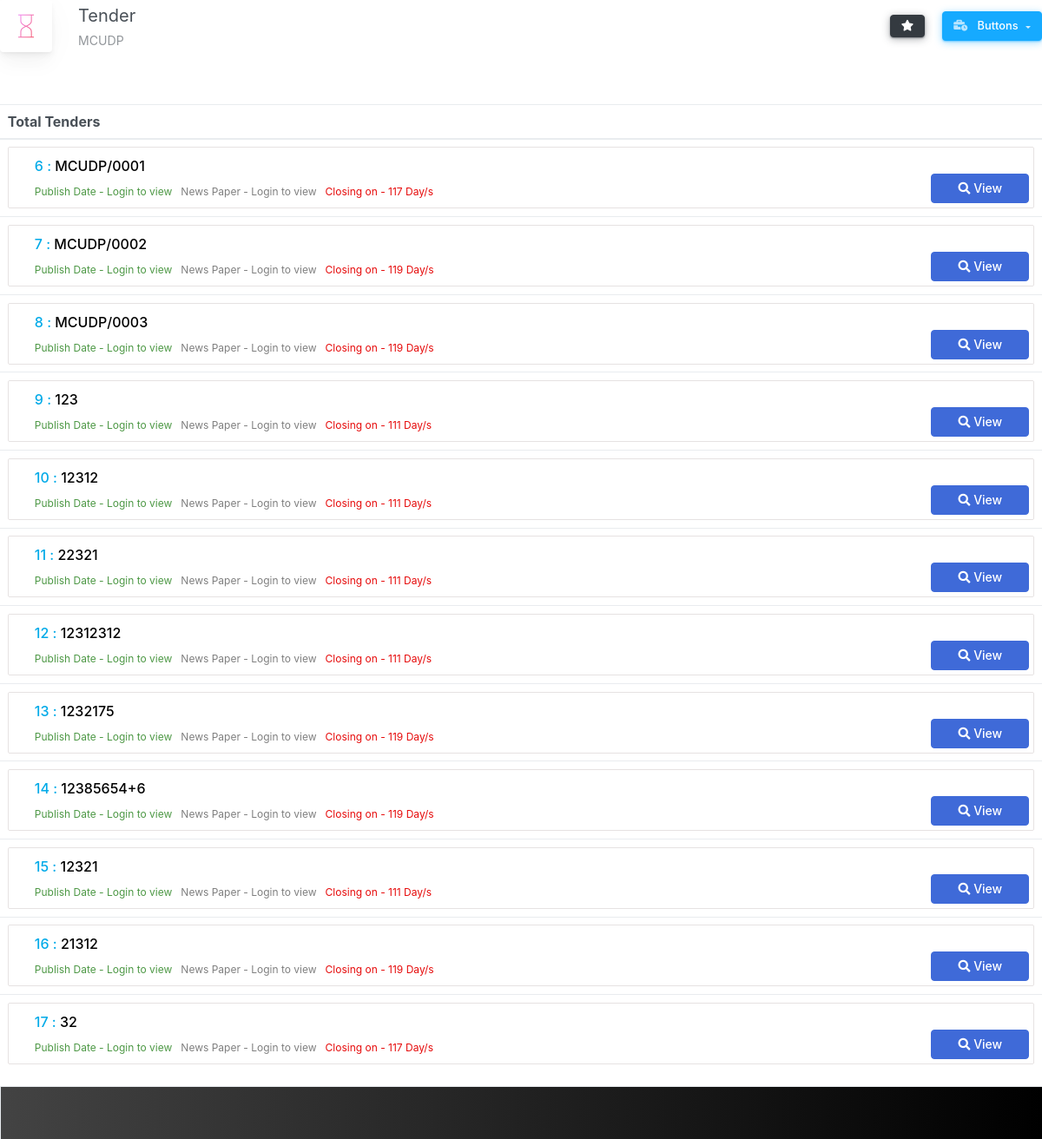
The app's page /index.php/tenders/Index with its own data.
### tables this page shows
CREATE TABLE `tender` (
  `tender_id` int(11) NOT NULL AUTO_INCREMENT,
  `reference_no` varchar(40) NOT NULL,
  `effective_date_time` datetime NOT NULL,
  `expire_date_time` datetime NOT NULL,
  `pre_bid_meeting_date_time` datetime NOT NULL,
  `non_refundable_fee` double NOT NULL,
  `bid_security_amount` double NOT NULL,
  `bid_security_expire_date` date NOT NULL,
  `advertisement_file_name` varchar(50) NOT NULL,
  `system_date_time` timestamp NOT NULL DEFAULT CURRENT_TIMESTAMP ON UPDATE CURRENT_TIMESTAMP,
  PRIMARY KEY (`reference_no`),
  UNIQUE KEY `tender_id` (`tender_id`)
);

### application/controllers/Tenders.php (called while the page is built, shortened)
<?php
class Tenders extends CI_Controller {
	function __Construct()
	{
		$this->load->database();
		$this->load->helper('url_helper');
		$this->load->helper('form');
		$this->load->library('form_validation');
	}
	public function Index()
	{
		$this->load->model('Tender');
		$this->load->view('tenders', $this->Tender->tender_details());
	}
}
?>

### index.php (called while the page is built, shortened)
<?php
require_once BASEPATH.'core/CodeIgniter.php';

### application/models/Tender.php (called while the page is built, shortened)
<?php defined('BASEPATH') OR exit('No direct script access allowed');
class Tender extends CI_Model {
	public function tender_details(){
		$a['all_data']=$this->LoadData();
		return $a;
	}
	public function LoadData(){
		$sql = "SELECT tender_id,reference_no,DATEDIFF(CURRENT_DATE(),expire_date_time) AS expire FROM tender";
		$query = $this->db->query($sql)->result();
		return $query;
	}
}
?>

### application/views/tenders.php (the view, shortened to what this page needs)
<doctype html>
 <html lang="en">
 <head>
  <link href="<?=base_url()?>main.css" rel="stylesheet">
</head>
<body>
  <div class="app-main__outer">
   <div class="app-main__inner">
    <div class="app-page-title">
     <div class="page-title-wrapper">
      <div class="page-title-heading">
       <div class="page-title-icon">
        <i class="pe-7s-hourglass icon-gradient bg-ripe-malin">
        </i>
      </div>
      <div>
        Tender
        <div class="page-title-subheading">MCUDP
        </div>
      </div>
    </div>
    <div class="page-title-actions">
     <button type="button" data-toggle="tooltip" title="Example Tooltip" data-placement="bottom" class="btn-shadow mr-3 btn btn-dark">
      <i class="fa fa-star"></i>
    </button>
    <div class="d-inline-block dropdown">
      <button type="button" data-toggle="dropdown" aria-haspopup="true" aria-expanded="false" class="btn-shadow dropdown-toggle btn btn-info">
       <span class="btn-icon-wrapper pr-2 opacity-7">
        <i class="fa fa-business-time fa-w-20"></i>
      </span>
      Buttons
    </button>
</div>
</div>
</div>
</div>
<table id="example" class="table " style="width:100%; ">
 <thead>
   <tr>
    <th>Total Tenders</th>
  </tr> </thead>
  <tbody>
    <?php
    foreach ($all_data as $r) {
      echo "<tr>";
      echo "<td>";
      echo "<div class='job-ad-item'>";
      echo "<div class='item-info'>";
      echo "<div class='row'>";
      echo "<div class='col-md-10 col-sm-12 col-xs-12'>";
      echo "<div class='ad-info'>";
      echo "<span style='color:red;''><a href='' class='title'><label> $r->tender_id :</label> $r->reference_no</a></span>";
      echo "<div class='ad-meta'>";
      echo "<ul>";
      echo "<li style='color:#4d9845'>Publish Date -  Login to view </li>";
      echo "<li style='color:#7f7f7f'>News Paper -  Login to view </li>";
      echo "<li class='day_left' style='color:#e60b0b'>Closing on - $r->expire Day/s</li>";
      echo "</ul>";
      echo "</div>";
      echo "</div>";
      echo "</div>";
      echo "<div class='col-md-2 col-sm-12 col-xs-12'>";
      echo "<div class='button'>";
      echo "<button class='btn btn-primary' onclick='sign_in(\"".$r->tender_id."\")'><i class='fa fa-search' aria-hidden='true'></i> View</button>";
      echo "</div>";
      echo "</div>";
      echo "</div>";
      echo "</div>";
      echo "</div>";
      echo "</td>";
      echo "</tr>";
    }
    ?>
  </tbody>
</table>
<?php include 'templates/footer.php';?>
</body>
</html>

### application/views/templates/footer.php (shortened to what this page needs)
<div class="app-wrapper-footer">
      <div class="app-footer">
         <div class="app-footer__inner bg-premium-dark sidebar-text-light">
      </div>
   </div>

### application/views/tenders.php (style rules this page uses)
.job-ad-item { padding: 5px; overflow: hidden; position: relative; border: 1px solid #e6e2e2; margin: 0px 0; border-radius:2px; }
.job-ad-item .ad-info span { color: #a0a0a0; font-size: 14px; line-height: 17px; }
.ad-info a { font-size: 14px; }
.job-ad-item .ad-meta li { float: left; margin-left: 10px; }
.job-ad-item .item-image-box, .job-ad-item .ad-info { float: left; }
.job-ad-item .ad-info { padding: 5px 25px; }
.job-ad-item .ad-info span { color: #000; font-size: 20px; display: block; margin-bottom: 10px; }
.job-ad-item .ad-info span a { color: #000; font-size: 20px; font-weight: 300; }
.job-ad-item .ad-info a.title { font-weight: 300; color: #000; font-weight: 500; font-size: 16px; line-height: 23px; }
.job-ad-item .ad-meta li:first-child { margin-left: 0; }
.job-ad-item .ad-meta a, .job-ad-item .ad-meta li { font-size: 12px; color: #a0a0a0; }
.job-ad-item .button { float: right; }
.job-ad-item .item-info { min-height: 0; overflow: hidden; }
.job-ad-item .btn.btn-primary { padding: 5px 30px 6px; margin-top: 25px; font-size: 14px; margin-right: 0px; }
.job-ad-item label { color: #00aae8; margin-bottom: 0px; font-weight: 500; }
ul { margin:0; padding:0; list-style:none; }

### records on screen
tender: tender "6", reference_no "MCUDP/0001", expire "117"
tender: tender "7", reference_no "MCUDP/0002", expire "119"
tender: tender "8", reference_no "MCUDP/0003", expire "119"
tender: tender "9", reference_no "123", expire "111"
tender: tender "10", reference_no "12312", expire "111"
tender: tender "11", reference_no "22321", expire "111"
tender: tender "12", reference_no "12312312", expire "111"
tender: tender "13", reference_no "1232175", expire "119"
tender: tender "14", reference_no "12385654+6", expire "119"
tender: tender "15", reference_no "12321", expire "111"
tender: tender "16", reference_no "21312", expire "119"
tender: tender "17", reference_no "32", expire "117"
